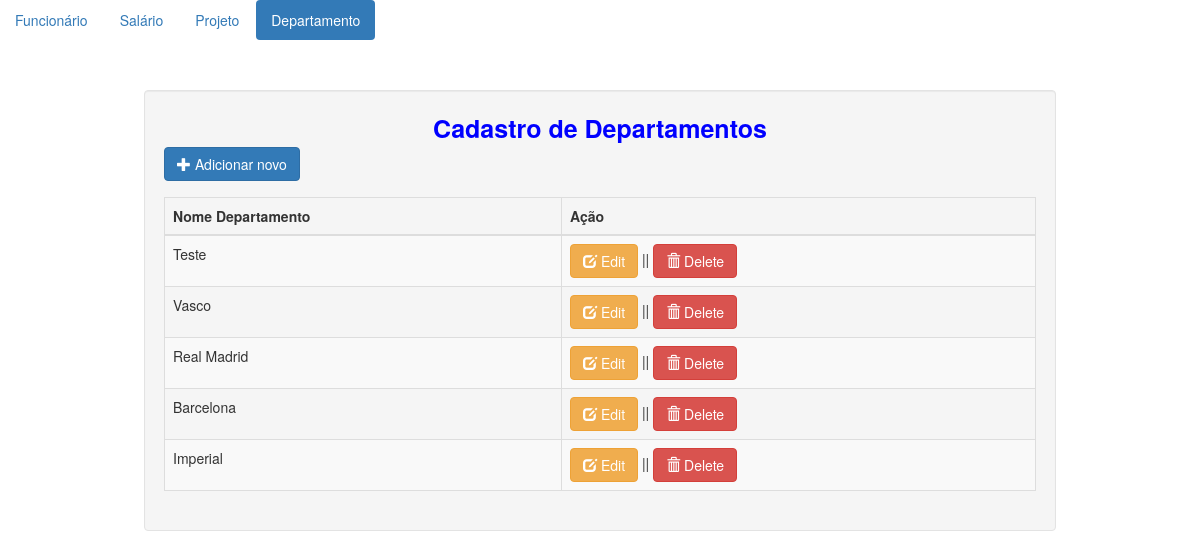
The page /departamento/index.php on the database its author committed.
### tables this page shows
CREATE TABLE `departamentos` (
  `id` int NOT NULL AUTO_INCREMENT,
  `nome` varchar(50) NOT NULL,
  PRIMARY KEY (`id`)
);

### htdocs/departamento/index.php (the view, shortened to what this page needs)
<!DOCTYPE html>
<html>
<head>
	<link rel="stylesheet" href="https://maxcdn.bootstrapcdn.com/bootstrap/3.3.6/css/bootstrap.min.css" />
</head>
<body>
<ul class="nav nav-pills">
  <li role="presentation"><a href="/funcionario/index.php">Funcionário</a></li>
  <li role="presentation"><a href="/salario/index.php">Salário</a></li>
  <li role="presentation"><a href="/projeto/index.php">Projeto</a></li>
  <li role="presentation" class="active"><a href="/departamento/index.php">Departamento</a></li>
</ul>
<div class="container">
	<div style="height:50px;"></div>
	<div class="well" style="margin:auto; padding:auto; width:80%;">
	<span style="font-size:25px; color:blue"><center><strong>Cadastro de Departamentos</strong></center></span>
		<span class="pull-left"><a href="#addnew" data-toggle="modal" class="btn btn-primary"><span class="glyphicon glyphicon-plus"></span> Adicionar novo</a></span>
		<div style="height:50px;"></div>
		<table class="table table-striped table-bordered table-hover">
			<thead>
				<th>Nome Departamento</th>
				<th>Ação</th>
			</thead>
			<tbody>
			<?php
				include('../conn.php');
				$query=mysqli_query($conn,"select * from departamentos");
				while($row=mysqli_fetch_array($query)){
					?>
					<tr>
						<td><?php echo ucwords($row['nome']); ?></td>
						<td>
							<a href="#edit<?php echo $row['id']; ?>" data-toggle="modal" class="btn btn-warning"><span class="glyphicon glyphicon-edit"></span> Edit</a> ||
							<a href="#del<?php echo $row['id']; ?>" data-toggle="modal" class="btn btn-danger"><span class="glyphicon glyphicon-trash"></span> Delete</a>
						</td>
					</tr>
					<?php
				}
			?>
			</tbody>
		</table>
	</div>
</div>
</body>
</html>

### rows shown on the page
departamentos: nome "Teste"
departamentos: nome "Vasco"
departamentos: nome "Real Madrid"
departamentos: nome "Barcelona"
departamentos: nome "Imperial"
